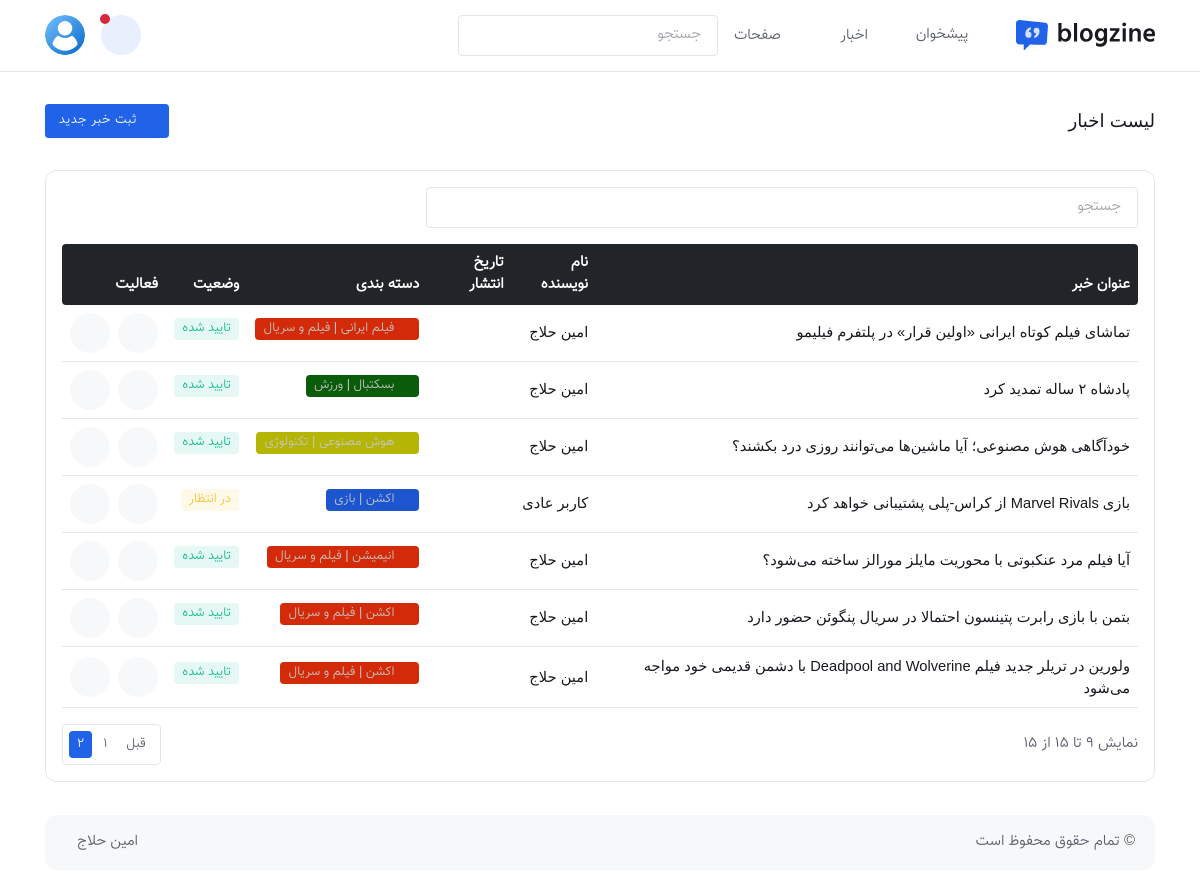
Before: /master/dashboard/post/list/?page=2 (signed in) with the older database file.
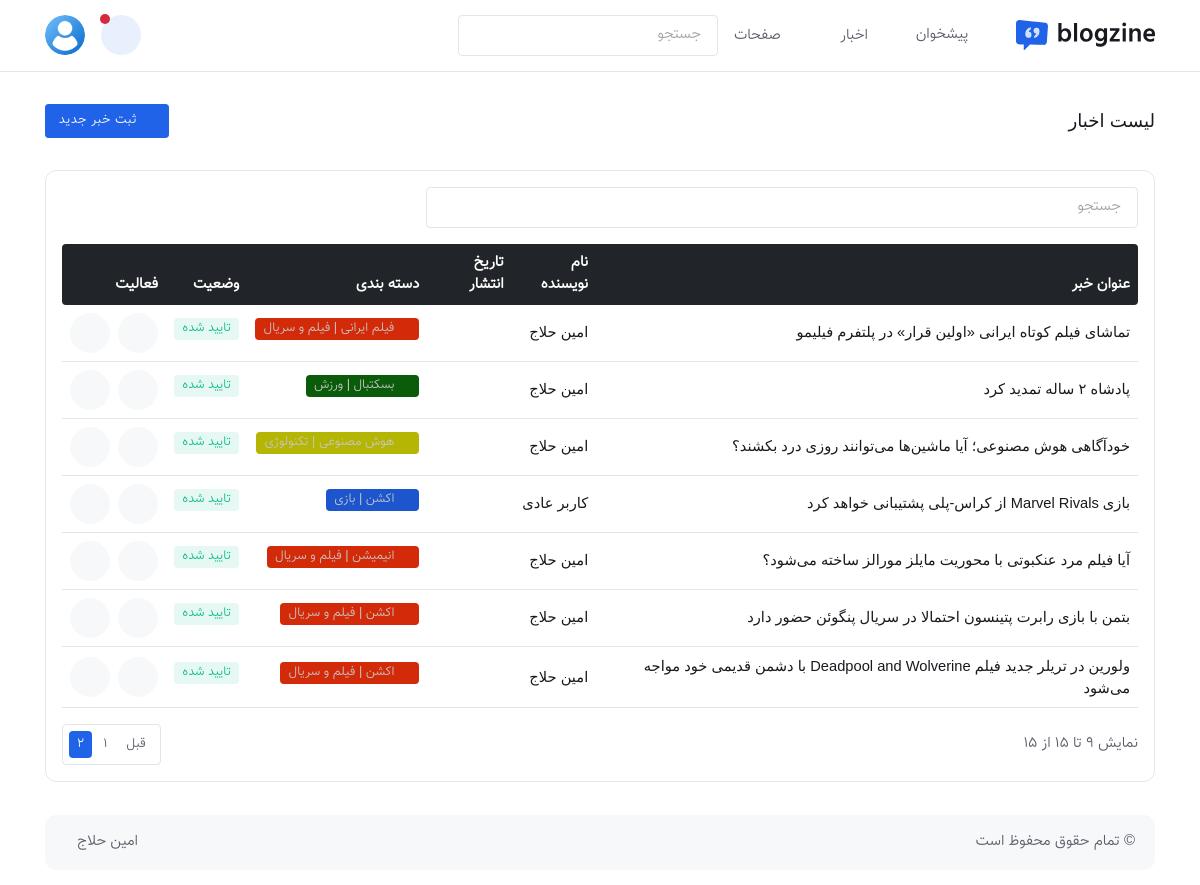
After: the same page with the newer database file.
### news/models.py (models this page shows, shortened)
class News(models.Model):
    user=models.ForeignKey(User, on_delete=models.CASCADE, related_name="news")
    author=models.ForeignKey(User, on_delete=models.CASCADE, related_name="news_author")
    sub_category=models.ForeignKey(SubCategory, on_delete=models.CASCADE, related_name="news")
    title=models.CharField(max_length=500)
    img=models.FileField(upload_to='img_news',blank=True)
    date = models.FloatField(null=True , blank=True)
    text=models.TextField(null=True , blank=True)
    status_news = models.IntegerField(default=0, choices=SUBMINEWS)
    reject_reason = models.TextField(blank=True, null=True)
    @property
    def jdate(self):
        try:
            return  jdatetime.datetime.fromtimestamp(self.date).strftime("%Y/%m/%d")
        except:
            return '-'

class SubCategory(models.Model):
    user=models.ForeignKey(User, on_delete=models.CASCADE, related_name="subcategory")
    category=models.ForeignKey(Category, on_delete=models.CASCADE, related_name="subcategory")
    title=models.CharField(max_length=500)
    def __str__(self):
            return f"{self.title} | {self.category}"

class Category(models.Model):
    user=models.ForeignKey(User, on_delete=models.CASCADE, related_name="category")
    title=models.CharField(max_length=500)
    img=models.FileField(upload_to='img_category',blank=True)
    color=models.CharField(max_length=500, default='#f5f5f5')
    color_text=models.CharField(max_length=500, default='#000')
    def __str__(self):
            return f"{self.title}"

### master/views.py (the view, shortened to what this page needs)
# urls.py: path('master/dashboard/post/list/', views.master_post_list, name='master_post_list'),
def master_post_list(request):
    if not request.user.is_authenticated:
        return redirect('master_signin')
    settings = Settings.objects.get(id=1)
    news_list_show = News.objects.all().order_by('-id')
    search_query = request.GET.get('search')
    paginator = Paginator(news_list_show, 8)
    page = request.GET.get('page', 1)
    news_list_show = paginator.get_page(page)
    list_news = {
        "settings": settings,
        "news_list_show": news_list_show,
        "paginator": paginator
    }
    return render(request, 'master/dashboard-post-list.html', list_news)

### news/templates/master/dashboard-post-list.html (shortened to what this page needs)
{% extends 'master/panel_dashboard.html' %}
{% load static %}
{% block link_css %}
<link id="style-switch" rel="stylesheet" type="text/css" href="{% static 'master/' %}css/dataTables.bootstrap5.min.css">
{% endblock link_css %}
{% block contentpanel_dashboard %}
<section class="py-4">
	<div class="container">
    <div class="row pb-4">
			<div class="col-12">
				<div class="d-sm-flex justify-content-sm-between align-items-center">
					<h1 class="mb-2 mb-sm-0 h3">لیست اخبار </h1>
					<a href="{% url 'master_post_create' %}" class="btn btn-sm btn-primary mb-0"><i class="fas fa-plus me-2"></i>ثبت خبر جدید</a>
				</div>
			</div>
		</div>
		<div class="row">
			<div class="col-12">
          <div class="card border bg-transparent rounded-3">
            <div class="card-body p-3">
              <div class="row g-3 align-items-center justify-content-between mb-3">
                <div class="col-md-8">
                  <form id="search-form" class="rounded position-relative" method="GET" action="{% url 'master_post_list' %}">
                    <input id="search-input" class="form-control pe-5 bg-transparent" type="search" name="search" placeholder="جستجو" aria-label="Search">
                    <button class="btn bg-transparent border-0 px-2 py-0 position-absolute top-50 end-0 translate-middle-y" type="submit"><i class="fas fa-search fs-6 "></i></button>
                </form>
                </div>
              </div>
              <div class="table-responsive border-0">
                <table class="table align-middle p-4 mb-0 table-hover table-shrink">
                  <thead class="table-dark">
                    <tr>
                      <th scope="col" class="border-0 rounded-start">عنوان خبر</th>
                      <th scope="col" class="border-0">نام نویسنده</th>
                      <th scope="col" class="border-0">تاریخ انتشار</th>
                      <th scope="col" class="border-0">دسته بندی</th>
                      <th scope="col" class="border-0">وضعیت</th>
                      <th scope="col" class="border-0 rounded-end">فعالیت</th>
                    </tr>
                  </thead>
                  <tbody id="news-table-body" class="border-top-0">
                    {% include 'master/includes/news_list_table.html' %}
                  </tbody>
                </table>
              </div>
              <div class="d-sm-flex justify-content-sm-between align-items-sm-center mt-4 mt-sm-3">
                <p class="mb-sm-0 text-center text-sm-start">
                    نمایش {{ news_list_show.start_index }} تا {{ news_list_show.end_index }} از {{ news_list_show.paginator.count }}
                </p>
                <nav class="mb-sm-0 d-flex justify-content-center" aria-label="navigation">
                  {% include 'master/includes/pagination.html' %}
                </nav>
            </div>
            </div>
          </div>
      </div>
    </div>
  </div>
</section>
{% endblock contentpanel_dashboard %}

### news/templates/master/includes/news_list_table.html (shortened to what this page needs)
{% load static %}
{% for i in news_list_show %}
    <tr id="del_{{i.id}}">
        <td>
        <h6 class="course-title mt-2 mt-md-0 mb-0"><a href="{% url 'master_post_edit' id=i.id %}">{{i.title}}</a></h6>
        </td>
        <td>
        <h6 class="mb-0"><a href="#">{{i.author.get_full_name}}</a></h6>
        </td>
        <td>{{i.jdate}}</td>
        <td>
                <a href="#" class="badge mb-2" style="background-color: {{ i.sub_category.category.color }}; color: #C7C7C7;"><i class="fas fa-circle me-2 small fw-bold"></i>{{i.sub_category}}</a>
        </td>
        <td>
            {% if i.status_news == 0 %}
                <span class="badge bg-warning bg-opacity-10 text-warning mb-2">در انتظار</span>
            {% elif i.status_news == 1 %}
                <span class="badge bg-success bg-opacity-10 text-success mb-2">تایید شده</span>
            {% elif i.status_news == 2 %}
                <span class="badge bg-danger bg-opacity-10 text-danger mb-2">رد شده</span>
            {% endif %}
        </td>
        <td>
        <div class="d-flex gap-2">
            <a type="button" class="btn btn-light btn-round mb-0" title="حذف" onclick="del_news({{i.id}})"><i class="bi bi-trash"></i></a>
            <a href="{% url 'master_post_edit' id=i.id %}" class="btn btn-light btn-round mb-0" data-bs-toggle="tooltip" data-bs-placement="top" title="ویرایش"><i class="bi bi-pencil-square"></i></a>
        </div>
        </td>
    </tr>
{% endfor %}

Changed rows visible on the page:
changed News "بازی Marvel Rivals از کراس-پلی پشتیبانی خواهد کرد": status_news "در انتظار" → "تایید شده"
